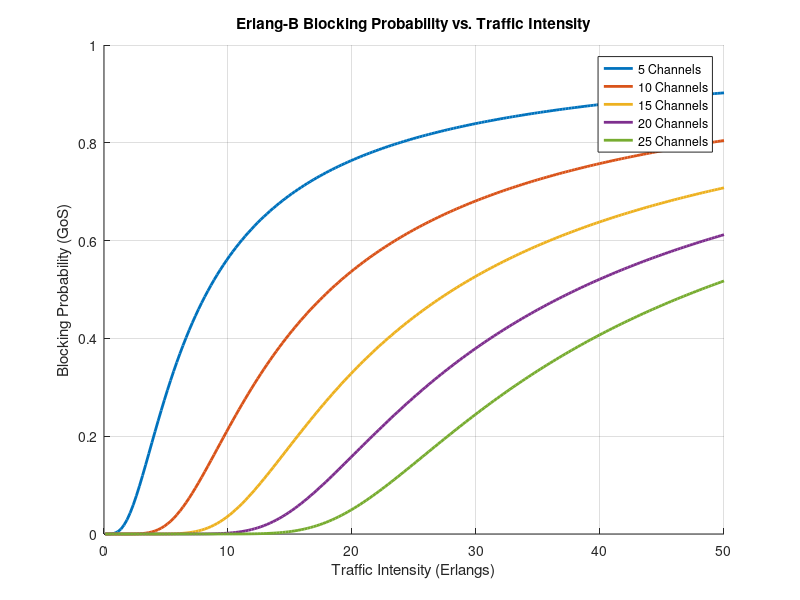

Source code (MATLAB):
clc; clear; close all; % Clear command window, workspace, and close figures

% Define the range of trunked channels (N) and traffic intensities (A)
trunked_channels = [5, 10, 15, 20 , 25]; % Different numbers of trunked channels
traffic_intensity = linspace(0.1, 50, 200); % Traffic intensity in Erlangs (0.1 to 50)

% Create a figure for plotting
figure; 

% Loop through each trunked channel value and plot the corresponding curve
hold on; % Hold the plot to overlay multiple curves
for i = 1:length(trunked_channels)
    N = trunked_channels(i); % Number of channels
    
    % Compute Erlang-B formula for each traffic intensity (A)
    B = zeros(size(traffic_intensity)); % Initialize blocking probability array
    for j = 1:length(traffic_intensity)
        A = traffic_intensity(j); % Traffic intensity in Erlangs
        numerator = (A^N) / factorial(N); % A^N / N!
        denominator = sum(arrayfun(@(k) (A^k)/factorial(k), 0:N)); % Summation in denominator
        B(j) = numerator / denominator; % Blocking probability
    end
    
    % Plot the Erlang-B curve for the current number of channels
    plot(traffic_intensity, B, 'LineWidth', 2); 
end

% Customize the plot
xlabel('Traffic Intensity (Erlangs)'); % X-axis label
ylabel('Blocking Probability (GoS)'); % Y-axis label
title('Erlang-B Blocking Probability vs. Traffic Intensity'); % Title

% Add a legend to distinguish between different N values
legend(arrayfun(@(x) sprintf('%d Channels', x), trunked_channels, 'UniformOutput', false)); 

grid on; % Enable grid
hold off; % Release the plot hold
